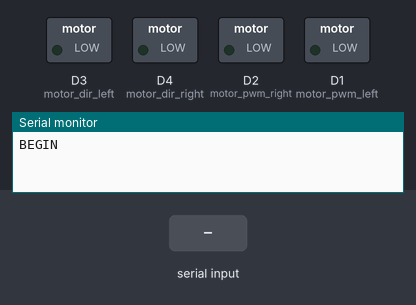
Simulated run of this sketch. Board: ESP8266 (NodeMCU). Parts: switched loads named in the sketch (green lamp = pin HIGH), the last lines printed to the serial monitor. Inputs (shaded band) come from the test bench.

Above: at 1.2 s.
1.3 s: "S" received over Serial
At 1.6 s:
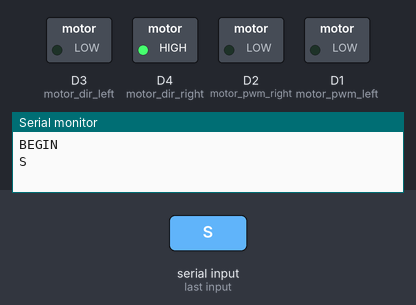
2.8 s: "B" received over Serial
At 3.9 s:
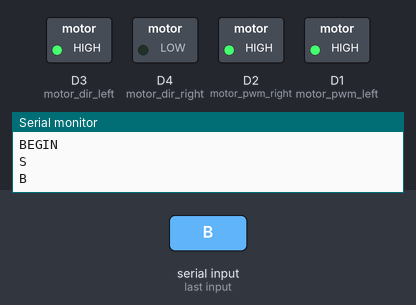
4.3 s: "F" received over Serial
At 5.1 s:
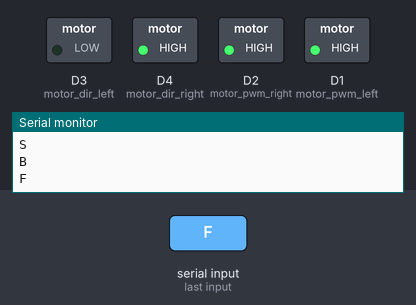
5.8 s: "L" received over Serial
At 6.3 s:
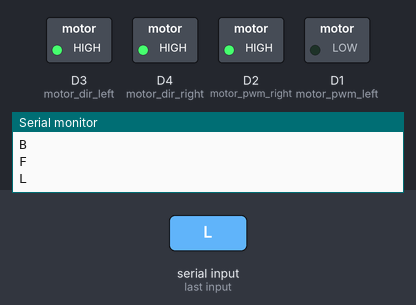
7.3 s: "R" received over Serial
At 8.6 s:
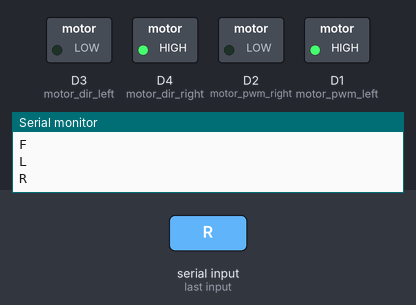
Timing chart, 0 to 9.8 s (numbered marks = the images above; inputs shaded):
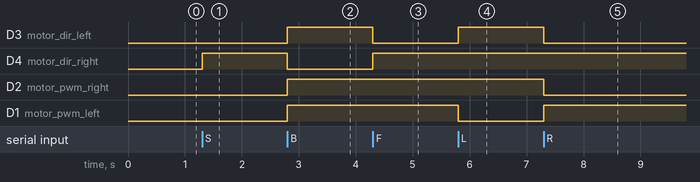

Measured:
- after the input at 1.3 s, D4 (motor_dir_right): LOW → HIGH at once
- after the input at 2.8 s, D3 (motor_dir_left), D2 (motor_pwm_right), D1 (motor_pwm_left): LOW → HIGH at once; D4 (motor_dir_right): HIGH → LOW at once
- after the input at 4.3 s, D3 (motor_dir_left): HIGH → LOW at once; D4 (motor_dir_right): LOW → HIGH at once
- after the input at 5.8 s, D3 (motor_dir_left): LOW → HIGH at once; D1 (motor_pwm_left): HIGH → LOW at once
- after the input at 7.3 s, D3 (motor_dir_left), D2 (motor_pwm_right): HIGH → LOW at once; D1 (motor_pwm_left): LOW → HIGH at once

The sketch:

gogoBLE.ino
```cpp
/*
  Motor Hello World

  Drives motors in same direction.
  Motors should accelerate, switch directions, and repeat

  Note that one of the motor pins overlaps with LED pin D4, so when the left wheel is going CW, the LED light close the ESP chip will turn on
  Note that we opted to swap the motor wires on the right motor so that LOW is backwards for both motors

  We define arbitrarily Left CW = backwards

  Hardware:
  * NodeMCU Amica DevKit Board (ESP8266 chip)
  * Motorshield for NodeMCU
  * 2 motors + 2 wheels + motor chassis with caster
  * Left motor connected to D3 (BLK/A- and RED/A+ on the shield)
  * Right motor connected to D4, with wires swapped (RED/B- and BLK/B+ on the shield)

  modified Nov 2016
  by Nancy Ouyang
*/


#define led_pin D0

#define motor_pwm_left D1
#define motor_pwm_right D2

#define motor_dir_left D3
#define motor_dir_right D4

#define dir_back LOW
#define dir_fwd HIGH

int i = 0;

char Rxapp;

void control() {
  if (Rxapp == 'S') {
    stopm();
  }
  else if (Rxapp == 'B') {
    forward();
  }
  else if (Rxapp == 'F') {
    reward();
  }
  else if (Rxapp == 'L') {
    left();
  }
  else if (Rxapp == 'R') {
    right();
  }
}


void forward() {

  digitalWrite(motor_dir_left, dir_fwd);
    analogWrite(motor_pwm_left, 1023);
    digitalWrite(motor_dir_right, dir_back);
    analogWrite(motor_pwm_right, 1023);
}

void reward() {
  digitalWrite(motor_dir_left, dir_back);
    analogWrite(motor_pwm_left, 1023);
    digitalWrite(motor_dir_right, dir_fwd);
    analogWrite(motor_pwm_right, 1023);
}

void stopm() {
   digitalWrite(motor_dir_left, dir_back);
    analogWrite(motor_pwm_left, 0);
    digitalWrite(motor_dir_right, dir_fwd);
    analogWrite(motor_pwm_right, 0);
}


void left() {

  digitalWrite(motor_dir_left, dir_fwd);
    analogWrite(motor_pwm_left, 0);
    digitalWrite(motor_dir_right, dir_fwd);
    analogWrite(motor_pwm_right, 1023);

}


void right() {
  digitalWrite(motor_dir_left, dir_back);
    analogWrite(motor_pwm_left, 1023);
    digitalWrite(motor_dir_right, dir_fwd);
    analogWrite(motor_pwm_right, 0);

}

void setup() {
  pinMode(motor_dir_left, OUTPUT);
  pinMode(motor_pwm_left, OUTPUT);
  pinMode(motor_dir_right, OUTPUT);
  pinMode(motor_pwm_right, OUTPUT);

  Serial.begin(57600);
  Serial.println("BEGIN");
}


void loop() {


 if (Serial.available() > 0) {
    Rxapp = Serial.read();
    Serial.println(Rxapp);
    control();
  }


}
```
